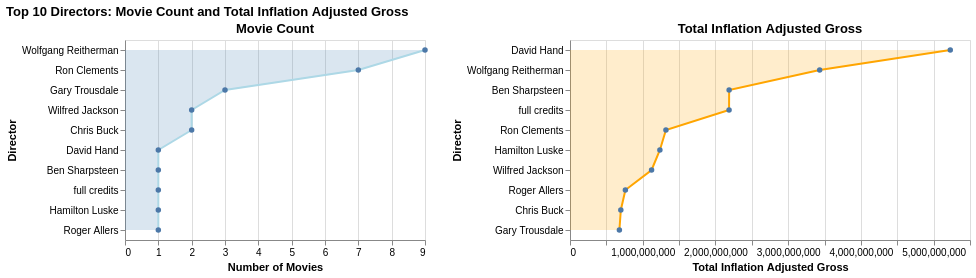

Notebook code cell kept with this figure:
### Markdown cell above
### 3.2 Director: Movie Count vs. Box Office Gross

### Code cell
# use top10 dataset to explore movie counts vs inflation adjusted gross from box office

top10 = director_stats_top10.head(10)

base = alt.Chart(top10).encode(
    y=alt.Y('director:N', sort='-x', title='Director'),
    tooltip=['director', 'movie_count', 'inflation_adjusted_gross']
)

movie_chart = base.mark_area(
    opacity=0.2,
    color='steelblue'
).encode(
    x=alt.X('movie_count:Q', title='Number of Movies')
) + base.mark_line(
    color='lightblue',
    point=True
).encode(
    x=alt.X('movie_count:Q')
)

gross_chart = base.mark_area(
    opacity=0.2,
    color='orange'
).encode(
    x=alt.X('inflation_adjusted_gross:Q', title='Total Inflation Adjusted Gross')
) + base.mark_line(
    color='orange',
    point=True
).encode(
    x=alt.X('inflation_adjusted_gross:Q')
)

alt.hconcat(
    movie_chart.properties(title='Movie Count', width=300),
    gross_chart.properties(title='Total Inflation Adjusted Gross', width=400)
).resolve_scale(
    x='independent'
).properties(
    title='Top 10 Directors: Movie Count and Total Inflation Adjusted Gross'
)

### Figure 1 — Vega-Lite specification as saved in the notebook (floating-point values rounded to 4 significant figures)
{"config": {"view": {"continuousWidth": 300, "continuousHeight": 300}}, "hconcat": [{"layer": [{"mark": {"type": "area", "color": "steelblue", "opacity": 0.2}, "encoding": {"tooltip": [{"field": "director", "type": "nominal"}, {"field": "movie_count", "type": "quantitative"}, {"field": "inflation_adjusted_gross", "type": "quantitative"}], "x": {"field": "movie_count", "title": "Number of Movies", "type": "quantitative"}, "y": {"field": "director", "sort": "-x", "title": "Director", "type": "nominal"}}}, {"mark": {"type": "line", "color": "lightblue", "point": true}, "encoding": {"tooltip": [{"field": "director", "type": "nominal"}, {"field": "movie_count", "type": "quantitative"}, {"field": "inflation_adjusted_gross", "type": "quantitative"}], "x": {"field": "movie_count", "type": "quantitative"}, "y": {"field": "director", "sort": "-x", "title": "Director", "type": "nominal"}}}], "title": "Movie Count", "width": 300}, {"layer": [{"mark": {"type": "area", "color": "orange", "opacity": 0.2}, "encoding": {"tooltip": [{"field": "director", "type": "nominal"}, {"field": "movie_count", "type": "quantitative"}, {"field": "inflation_adjusted_gross", "type": "quantitative"}], "x": {"field": "inflation_adjusted_gross", "title": "Total Inflation Adjusted Gross", "type": "quantitative"}, "y": {"field": "director", "sort": "-x", "title": "Director", "type": "nominal"}}}, {"mark": {"type": "line", "color": "orange", "point": true}, "encoding": {"tooltip": [{"field": "director", "type": "nominal"}, {"field": "movie_count", "type": "quantitative"}, {"field": "inflation_adjusted_gross", "type": "quantitative"}], "x": {"field": "inflation_adjusted_gross", "type": "quantitative"}, "y": {"field": "director", "sort": "-x", "title": "Director", "type": "nominal"}}}], "title": "Total Inflation Adjusted Gross", "width": 400}], "data": {"name": "data-691f1ee17f8f1564bae3314b30b4a444"}, "resolve": {"scale": {"x": "independent"}}, "title": "Top 10 Directors: Movie Count and Total Inflation Adjusted Gross", "$schema": "https://vega.github.io/schema/vega-lite/v5.20.1.json", "datasets": {"data-691f1ee17f8f1564bae3314b30b4a444": [{"director": "David Hand", "movie_count": 1, "inflation_adjusted_gross": 5229000000.0}, {"director": "Wolfgang Reitherman", "movie_count": 9, "inflation_adjusted_gross": 3433000000.0}, {"director": "Ben Sharpsteen", "movie_count": 1, "inflation_adjusted_gross": 2188000000.0}, {"director": "full credits", "movie_count": 1, "inflation_adjusted_gross": 2187000000.0}, {"director": "Ron Clements", "movie_count": 7, "inflation_adjusted_gross": 1319000000.0}, {"director": "Hamilton Luske", "movie_count": 1, "inflation_adjusted_gross": 1236000000.0}, {"director": "Wilfred Jackson", "movie_count": 2, "inflation_adjusted_gross": 1122000000.0}, {"director": "Roger Allers", "movie_count": 1, "inflation_adjusted_gross": 761600000.0}, {"director": "Chris Buck", "movie_count": 2, "inflation_adjusted_gross": 698900000.0}, {"director": "Gary Trousdale", "movie_count": 3, "inflation_adjusted_gross": 679200000.0}]}}
